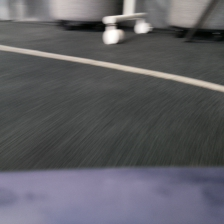
#> input picture autopilot/2020-06-16_09-03-18-946785.jpg, 224 x 224 px
$ python -i utils.py   (imports and definitions only)
#> lines starting #> are read from the running program, lines starting #| are printed output that depends on the picture
import cv2, os
import numpy as np
import matplotlib.image as mpimg


#IMAGE_HEIGHT, IMAGE_WIDTH, IMAGE_CHANNELS = 66, 200, 3
IMAGE_HEIGHT, IMAGE_WIDTH, IMAGE_CHANNELS = 480, 640, 3
INPUT_SHAPE = (IMAGE_HEIGHT, IMAGE_WIDTH, IMAGE_CHANNELS)


# [5 lines left out: function load_image, not called in this run]


def crop(image):
    """
    Crop the image (removing the sky at the top and the car front at the bottom)
    """
    return image[60:-25, :, :] # remove the sky and the car front
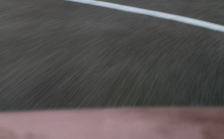
#> returned value: shape (139, 224, 3); mean of channels 0, 1, 2 83.8, 84.3, 88.7; drawn as B, G, R


def resize(image):
    """
    Resize the image to the input shape used by the network model
    """
    return cv2.resize(image, (IMAGE_WIDTH, IMAGE_HEIGHT), cv2.INTER_AREA)
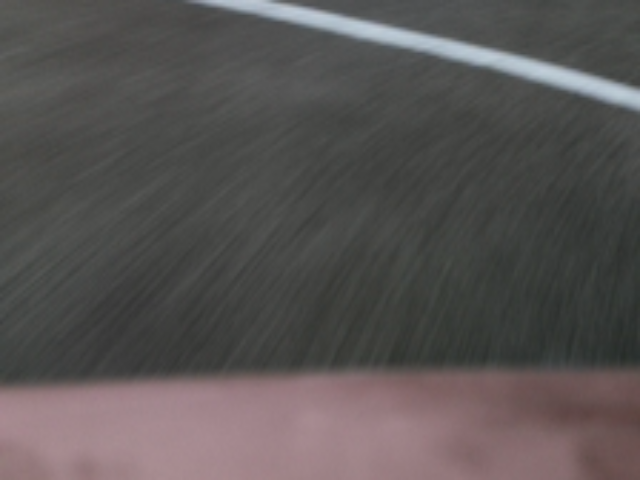
#> returned value: shape (480, 640, 3); mean of channels 0, 1, 2 83.7, 84.2, 88.6; drawn as B, G, R


def rgb2yuv(image):
    """
    Convert the image from RGB to YUV (This is what the NVIDIA model does)
    """
    return cv2.cvtColor(image, cv2.COLOR_RGB2YUV)
#> returned value: shape (480, 640, 3); mean of channels 0, 1, 2 84.4, 130, 127.2


def preprocess(image):
    """
    Combine all preprocess functions into one
    """
    image = crop(image)
    image = resize(image)
    image = rgb2yuv(image)
    return image


# [107 lines left out: functions choose_image, random_flip, random_translate, random_shadow, random_brightness, augument and 1 more, not called in this run]

>>> import cv2
>>> picture = cv2.cvtColor(cv2.imread('2020-06-16_09-03-18-946785.jpg'), cv2.COLOR_BGR2RGB)
>>> result = preprocess(picture)
